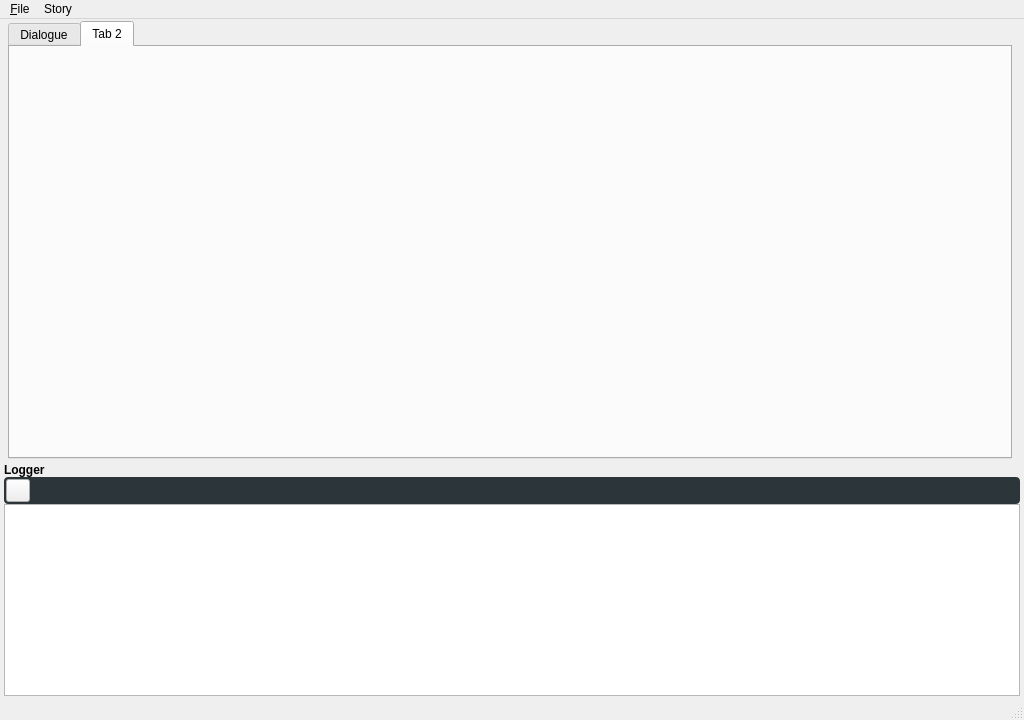
<?xml version="1.0" encoding="UTF-8"?>
<ui version="4.0">
 <class>MainWindow</class>
 <widget class="QMainWindow" name="MainWindow">
  <property name="geometry">
   <rect>
    <x>0</x>
    <y>0</y>
    <width>1024</width>
    <height>720</height>
   </rect>
  </property>
  <property name="windowTitle">
   <string>GVN Editor</string>
  </property>
  <widget class="QWidget" name="centralwidget">
   <layout class="QGridLayout" name="gridLayout">
    <property name="leftMargin">
     <number>0</number>
    </property>
    <property name="topMargin">
     <number>0</number>
    </property>
    <property name="rightMargin">
     <number>0</number>
    </property>
    <property name="bottomMargin">
     <number>0</number>
    </property>
    <property name="spacing">
     <number>0</number>
    </property>
    <item row="0" column="1">
     <widget class="QWidget" name="EditingContainer" native="true">
      <layout class="QVBoxLayout" name="verticalLayout_2">
       <property name="spacing">
        <number>0</number>
       </property>
       <property name="leftMargin">
        <number>4</number>
       </property>
       <property name="topMargin">
        <number>2</number>
       </property>
       <property name="rightMargin">
        <number>4</number>
       </property>
       <property name="bottomMargin">
        <number>2</number>
       </property>
       <item>
        <widget class="QTabWidget" name="DataManagerContainer">
         <property name="currentIndex">
          <number>1</number>
         </property>
         <widget class="QWidget" name="TabDialogueEditor">
          <attribute name="title">
           <string>Dialogue</string>
          </attribute>
          <layout class="QVBoxLayout" name="DEditorTabLayout"/>
         </widget>
         <widget class="QWidget" name="tab_2">
          <attribute name="title">
           <string>Tab 2</string>
          </attribute>
         </widget>
        </widget>
       </item>
      </layout>
     </widget>
    </item>
    <item row="0" column="2">
     <widget class="QWidget" name="LineDetailsContainer" native="true">
      <layout class="QVBoxLayout" name="verticalLayout">
       <property name="spacing">
        <number>0</number>
       </property>
       <property name="leftMargin">
        <number>4</number>
       </property>
       <property name="topMargin">
        <number>2</number>
       </property>
       <property name="rightMargin">
        <number>4</number>
       </property>
       <property name="bottomMargin">
        <number>2</number>
       </property>
      </layout>
     </widget>
    </item>
    <item row="1" column="0" colspan="3">
     <widget class="QWidget" name="LoggerContainer" native="true">
      <property name="sizePolicy">
       <sizepolicy hsizetype="Expanding" vsizetype="Maximum">
        <horstretch>0</horstretch>
        <verstretch>0</verstretch>
       </sizepolicy>
      </property>
      <layout class="QVBoxLayout" name="LoggerContainerLayout">
       <property name="spacing">
        <number>0</number>
       </property>
       <property name="leftMargin">
        <number>4</number>
       </property>
       <property name="topMargin">
        <number>2</number>
       </property>
       <property name="rightMargin">
        <number>4</number>
       </property>
       <property name="bottomMargin">
        <number>2</number>
       </property>
       <item>
        <widget class="QLabel" name="loggerTitle">
         <property name="font">
          <font>
           <weight>75</weight>
           <bold>true</bold>
          </font>
         </property>
         <property name="text">
          <string>Logger</string>
         </property>
        </widget>
       </item>
       <item>
        <widget class="QFrame" name="LoggerToolbar">
         <property name="sizePolicy">
          <sizepolicy hsizetype="Expanding" vsizetype="Minimum">
           <horstretch>0</horstretch>
           <verstretch>0</verstretch>
          </sizepolicy>
         </property>
         <property name="autoFillBackground">
          <bool>false</bool>
         </property>
         <property name="styleSheet">
          <string notr="true">QFrame, QLabel, QToolTip {
    border-radius: 4px;
    background-color: rgb(44,53,57);
}</string>
         </property>
         <property name="frameShape">
          <enum>QFrame::StyledPanel</enum>
         </property>
         <property name="frameShadow">
          <enum>QFrame::Raised</enum>
         </property>
         <layout class="QHBoxLayout" name="LoggerToolbarLayout">
          <property name="spacing">
           <number>0</number>
          </property>
          <property name="leftMargin">
           <number>2</number>
          </property>
          <property name="topMargin">
           <number>2</number>
          </property>
          <property name="rightMargin">
           <number>2</number>
          </property>
          <property name="bottomMargin">
           <number>2</number>
          </property>
          <item>
           <widget class="QToolButton" name="clearLogButton">
            <property name="sizePolicy">
             <sizepolicy hsizetype="Fixed" vsizetype="Fixed">
              <horstretch>0</horstretch>
              <verstretch>0</verstretch>
             </sizepolicy>
            </property>
            <property name="text">
             <string/>
            </property>
            <property name="icon">
             <iconset>
              <normaloff>../EditorGraphics/Plus.png</normaloff>../EditorGraphics/Plus.png</iconset>
            </property>
           </widget>
          </item>
          <item>
           <spacer name="loggerToolbarSpacer">
            <property name="orientation">
             <enum>Qt::Horizontal</enum>
            </property>
            <property name="sizeHint" stdset="0">
             <size>
              <width>40</width>
              <height>20</height>
             </size>
            </property>
           </spacer>
          </item>
         </layout>
        </widget>
       </item>
       <item>
        <widget class="QListWidget" name="logList"/>
       </item>
      </layout>
     </widget>
    </item>
    <item row="0" column="0">
     <widget class="QWidget" name="SceneOutlinerContainer" native="true">
      <layout class="QVBoxLayout" name="verticalLayout_4">
       <property name="spacing">
        <number>0</number>
       </property>
       <property name="leftMargin">
        <number>2</number>
       </property>
       <property name="topMargin">
        <number>2</number>
       </property>
       <property name="rightMargin">
        <number>2</number>
       </property>
       <property name="bottomMargin">
        <number>2</number>
       </property>
      </layout>
     </widget>
    </item>
   </layout>
  </widget>
  <widget class="QMenuBar" name="menubar">
   <property name="geometry">
    <rect>
     <x>0</x>
     <y>0</y>
     <width>1024</width>
     <height>21</height>
    </rect>
   </property>
   <widget class="QMenu" name="fileMenu">
    <property name="title">
     <string>&amp;File</string>
    </property>
    <addaction name="exitAction"/>
   </widget>
   <widget class="QMenu" name="storyMenu">
    <property name="title">
     <string>Story</string>
    </property>
    <addaction name="createDialogueFileAction"/>
    <addaction name="loadDialogueFileAction"/>
    <addaction name="saveDialogueFileAsAction"/>
   </widget>
   <addaction name="fileMenu"/>
   <addaction name="storyMenu"/>
  </widget>
  <widget class="QStatusBar" name="statusbar"/>
  <action name="exitAction">
   <property name="text">
    <string>E&amp;xit</string>
   </property>
   <property name="shortcut">
    <string>Ctrl+Q</string>
   </property>
  </action>
  <action name="insertRowAction">
   <property name="text">
    <string>Insert Row</string>
   </property>
   <property name="shortcut">
    <string>Ctrl+I, R</string>
   </property>
  </action>
  <action name="removeRowAction">
   <property name="text">
    <string>Remove Row</string>
   </property>
   <property name="shortcut">
    <string>Ctrl+R, R</string>
   </property>
  </action>
  <action name="loadDataAction">
   <property name="text">
    <string>Load Story Data</string>
   </property>
  </action>
  <action name="testAction">
   <property name="text">
    <string>test</string>
   </property>
  </action>
  <action name="loadDialogueFileAction">
   <property name="text">
    <string>Open Dialogue File</string>
   </property>
  </action>
  <action name="createDialogueFileAction">
   <property name="text">
    <string>New Dialogue File</string>
   </property>
  </action>
  <action name="saveDialogueFileAsAction">
   <property name="text">
    <string>Save Dialogue File As...</string>
   </property>
  </action>
 </widget>
 <resources/>
 <connections/>
 <buttongroups>
  <buttongroup name="buttonGroup"/>
 </buttongroups>
</ui>
